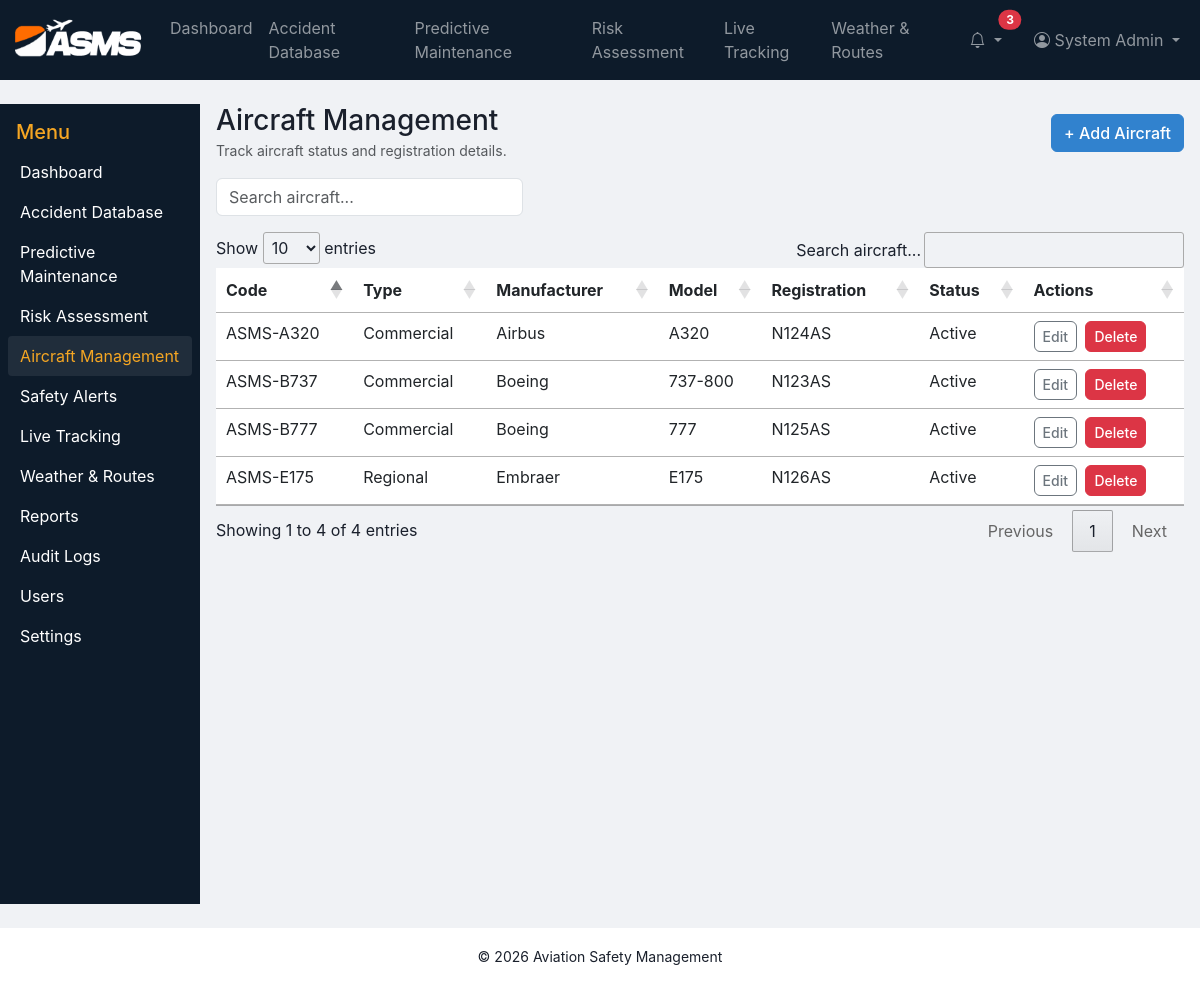
/?page=aircraft (signed in), run on the app's committed database.
### tables this page shows
CREATE TABLE aircraft (
  id INT AUTO_INCREMENT PRIMARY KEY,
  aircraft_code VARCHAR(50) NOT NULL,
  aircraft_type VARCHAR(100),
  manufacturer VARCHAR(100),
  model VARCHAR(100),
  serial_number VARCHAR(100),
  registration_number VARCHAR(100),
  status VARCHAR(50) DEFAULT 'active',
  created_by INT,
  created_at TIMESTAMP DEFAULT CURRENT_TIMESTAMP,
  updated_at TIMESTAMP NULL DEFAULT NULL,
  FOREIGN KEY (created_by) REFERENCES users(id) ON DELETE SET NULL
);

### controllers/AircraftController.php (called while the page is built, shortened)
<?php
class AircraftController {
    public function index() {
        $db = Database::getInstance()->getConnection();
        $aircraft = $db->query('SELECT * FROM aircraft ORDER BY aircraft_code')->fetchAll();
        require __DIR__ . '/../views/aircraft/index.php';
    }
}

### includes/functions.php (called while the page is built, shortened)
<?php
function e($str) {
    return htmlspecialchars($str, ENT_QUOTES, 'UTF-8');
}

### views/aircraft/index.php (the view)
<?php require_once __DIR__ . '/../layouts/header.php'; ?>
<?php require_once __DIR__ . '/../layouts/sidebar.php'; ?>
<div class="d-flex justify-content-between align-items-center mb-3">
  <div>
    <h3 class="mb-0">Aircraft Management</h3>
    <small class="text-muted">Track aircraft status and registration details.</small>
  </div>
  <a class="btn btn-primary" href="?page=aircraft&action=create">+ Add Aircraft</a>
</div>
<div class="row mb-3">
  <div class="col-md-4">
    <input id="aircraft-search" class="form-control" placeholder="Search aircraft...">
  </div>
</div>
<table class="table table-hover" id="aircraft-table">
  <thead>
    <tr>
      <th>Code</th>
      <th>Type</th>
      <th>Manufacturer</th>
      <th>Model</th>
      <th>Registration</th>
      <th>Status</th>
      <th>Actions</th>
    </tr>
  </thead>
  <tbody>
    <?php foreach($aircraft as $a): ?>
      <tr>
        <td><?php echo e($a['aircraft_code']); ?></td>
        <td><?php echo e($a['aircraft_type']); ?></td>
        <td><?php echo e($a['manufacturer']); ?></td>
        <td><?php echo e($a['model']); ?></td>
        <td><?php echo e($a['registration_number']); ?></td>
        <td><?php echo e(ucfirst($a['status'])); ?></td>
        <td>
          <a class="btn btn-sm btn-outline-secondary me-1" href="?page=aircraft&action=edit&id=<?php echo $a['id']; ?>">Edit</a>
          <button class="btn btn-sm btn-danger" onclick="deleteAircraft(<?php echo $a['id']; ?>)">Delete</button>
        </td>
      </tr>
    <?php endforeach; ?>
  </tbody>
</table>
<?php require_once __DIR__ . '/../layouts/footer.php'; ?>

### assets/css/style.css (style rules this page uses)
body { background: #f0f2f5; color:#1a202c; font-family: -apple-system, BlinkMacSystemFont, 'Segoe UI', Roboto, 'Helvetica Neue', Arial, sans-serif; }
.btn { border-radius: 6px; font-weight: 500; transition: all 0.2s ease; }
.btn-primary { background: #3182ce; border-color: #3182ce; }
.table { border-collapse: collapse; }
.table tbody tr { transition: all 0.2s ease; }

### data on the page
aircraft: aircraft_code "ASMS-A320", aircraft_type "Commercial", manufacturer "Airbus", model "A320", registration_number "N124AS", status "Active"
aircraft: aircraft_code "ASMS-B737", aircraft_type "Commercial", manufacturer "Boeing", model "737-800", registration_number "N123AS", status "Active"
aircraft: aircraft_code "ASMS-B777", aircraft_type "Commercial", manufacturer "Boeing", model "777", registration_number "N125AS", status "Active"
aircraft: aircraft_code "ASMS-E175", aircraft_type "Regional", manufacturer "Embraer", model "E175", registration_number "N126AS", status "Active"

### other printed values
$label "Dashboard"
$label "Accident Database"
$label "Predictive Maintenance"
$label "Risk Assessment"
$label "Aircraft Management"
$label "Safety Alerts"
$label "Live Tracking"
$label "Weather & Routes"
$label "Reports"
$label "Audit Logs"
$label "Users"
$label "Settings"
